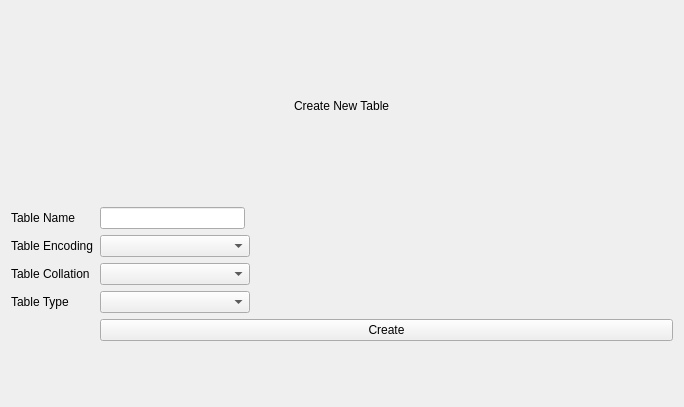
<?xml version="1.0" encoding="UTF-8"?>
<ui version="4.0">
 <class>DatabaseView</class>
 <widget class="QWidget" name="DatabaseView">
  <property name="geometry">
   <rect>
    <x>0</x>
    <y>0</y>
    <width>684</width>
    <height>407</height>
   </rect>
  </property>
  <property name="sizePolicy">
   <sizepolicy hsizetype="Expanding" vsizetype="Expanding">
    <horstretch>0</horstretch>
    <verstretch>0</verstretch>
   </sizepolicy>
  </property>
  <property name="windowTitle">
   <string>Form</string>
  </property>
  <layout class="QGridLayout" name="gridLayout">
   <item row="1" column="0">
    <layout class="QFormLayout" name="formLayout">
     <item row="0" column="1">
      <widget class="QLineEdit" name="TableName">
       <property name="sizePolicy">
        <sizepolicy hsizetype="Fixed" vsizetype="Fixed">
         <horstretch>0</horstretch>
         <verstretch>0</verstretch>
        </sizepolicy>
       </property>
       <property name="minimumSize">
        <size>
         <width>145</width>
         <height>0</height>
        </size>
       </property>
      </widget>
     </item>
     <item row="0" column="0">
      <widget class="QLabel" name="label">
       <property name="text">
        <string>Table Name</string>
       </property>
      </widget>
     </item>
     <item row="1" column="1">
      <widget class="QComboBox" name="TableEncoding">
       <property name="sizePolicy">
        <sizepolicy hsizetype="Fixed" vsizetype="Fixed">
         <horstretch>0</horstretch>
         <verstretch>0</verstretch>
        </sizepolicy>
       </property>
       <property name="minimumSize">
        <size>
         <width>150</width>
         <height>0</height>
        </size>
       </property>
      </widget>
     </item>
     <item row="2" column="1">
      <widget class="QComboBox" name="TableCollation">
       <property name="sizePolicy">
        <sizepolicy hsizetype="Fixed" vsizetype="Fixed">
         <horstretch>0</horstretch>
         <verstretch>0</verstretch>
        </sizepolicy>
       </property>
       <property name="minimumSize">
        <size>
         <width>150</width>
         <height>0</height>
        </size>
       </property>
      </widget>
     </item>
     <item row="1" column="0">
      <widget class="QLabel" name="label_2">
       <property name="text">
        <string>Table Encoding</string>
       </property>
      </widget>
     </item>
     <item row="2" column="0">
      <widget class="QLabel" name="label_3">
       <property name="text">
        <string>Table Collation</string>
       </property>
      </widget>
     </item>
     <item row="4" column="1">
      <widget class="QPushButton" name="CreateTableButton">
       <property name="minimumSize">
        <size>
         <width>100</width>
         <height>0</height>
        </size>
       </property>
       <property name="text">
        <string>Create</string>
       </property>
      </widget>
     </item>
     <item row="3" column="1">
      <widget class="QComboBox" name="TableType">
       <property name="sizePolicy">
        <sizepolicy hsizetype="Fixed" vsizetype="Fixed">
         <horstretch>0</horstretch>
         <verstretch>0</verstretch>
        </sizepolicy>
       </property>
       <property name="minimumSize">
        <size>
         <width>150</width>
         <height>0</height>
        </size>
       </property>
      </widget>
     </item>
     <item row="3" column="0">
      <widget class="QLabel" name="label_5">
       <property name="text">
        <string>Table Type</string>
       </property>
      </widget>
     </item>
    </layout>
   </item>
   <item row="0" column="0" alignment="Qt::AlignHCenter">
    <widget class="QLabel" name="label_4">
     <property name="text">
      <string>Create New Table</string>
     </property>
    </widget>
   </item>
  </layout>
 </widget>
 <resources/>
 <connections/>
</ui>
